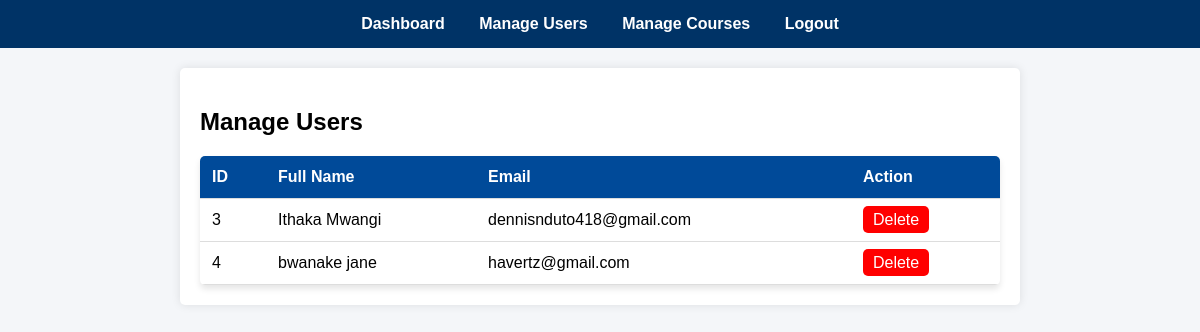
Page /manage_users.php (signed in) on the committed database.
### tables this page shows
CREATE TABLE `users` (
  `id` int(11) NOT NULL,
  `full_name` varchar(100) NOT NULL,
  `email` varchar(100) NOT NULL,
  `password` varchar(255) NOT NULL,
  `role` enum('student','admin') DEFAULT 'student',
  `created_at` timestamp NOT NULL DEFAULT current_timestamp()
);

### manage_users.php (the view, shortened to what this page needs)
<?php
include 'db.php';
$sql = "SELECT * FROM users WHERE role = 'student'";
$stmt = $conn->prepare($sql);
$stmt->execute();
$users = $stmt->fetchAll(PDO::FETCH_ASSOC);
?>
<!DOCTYPE html>
<html lang="en">
<head>
    <link rel="stylesheet" href="style.css">
    <link rel="stylesheet" href="manage_users_style.css">
</head>
<body>
<nav>
    <ul>
        <li><a href="admin_dashboard.php">Dashboard</a></li>
        <li><a href="manage_users.php">Manage Users</a></li>
        <li><a href="manage_courses.php">Manage Courses</a></li>
        <li><a href="logout.php">Logout</a></li>
    </ul>
</nav>
<div class="container">
    <h2>Manage Users</h2>
    <table>
        <tr>
            <th>ID</th>
            <th>Full Name</th>
            <th>Email</th>
            <th>Action</th>
        </tr>
        <?php foreach ($users as $user): ?>
        <tr>
            <td><?php echo $user['id']; ?></td>
            <td><?php echo $user['full_name']; ?></td>
            <td><?php echo $user['email']; ?></td>
            <td>
                <a href="manage_users.php?delete=<?php echo $user['id']; ?>" class="delete-btn" onclick="return confirm('Are you sure you want to delete this user?')">Delete</a>
            </td>
        </tr>
        <?php endforeach; ?>
    </table>
</div>
</body>
</html>

### style.css (style rules this page uses)
body { font-family: Arial, sans-serif; background-color: #f4f6f9; margin: 0; padding: 0; }
nav { background-color: #003366; padding: 15px; text-align: center; }
nav ul { list-style: none; margin: 0; padding: 0; }
nav ul li { display: inline; margin: 0 15px; }
nav ul li a { color: white; text-decoration: none; font-weight: bold; }
.container { width: 90%; max-width: 800px; margin: 20px auto; background-color: white; padding: 20px; box-shadow: 0px 0px 10px rgba(0, 0, 0, 0.1); border-radius: 5px; }

### manage_users_style.css (style rules this page uses)
table { width: 100%; border-collapse: collapse; margin-top: 20px; background: white; border-radius: 5px; overflow: hidden; box-shadow: 0px 4px 6px rgba(0, 0, 0, 0.1); }
th, td { padding: 12px; text-align: left; border-bottom: 1px solid #ddd; }
th { background: #004a99; color: white; }
.delete-btn { background: red; color: white; padding: 5px 10px; border-radius: 5px; text-decoration: none; }

### rows in the picture
users: id "3", full_name "Ithaka Mwangi", email "dennisnduto418@gmail.com"
users: id "4", full_name "bwanake jane", email "havertz@gmail.com"
